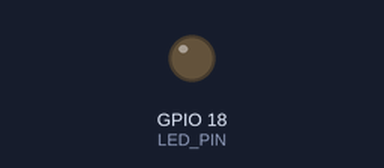
This program was run on a simulated Raspberry Pi (BCM pin numbers). On the bench: output pins drawn as LEDs (lit = HIGH). What the program prints to the terminal is not drawn.

Above: at 0.05 s.
At 2.8 s:
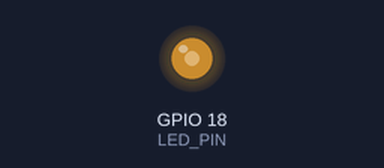
At 5.6 s:
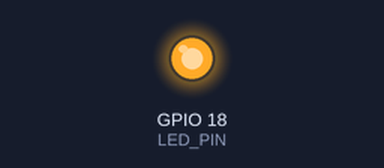
At 11.2 s:
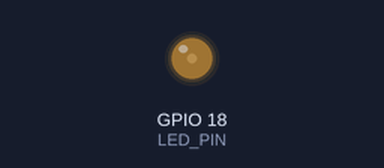
Timing chart, 0 to 17.2 s (numbered marks = the images above):
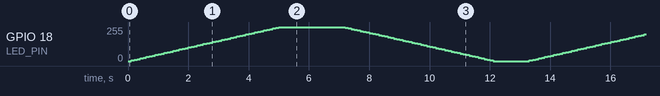

The program:

led_pwm_duty.py
```python
import RPi.GPIO as GPIO
import time
# GPIO 모드 설정
GPIO.setmode(GPIO.BCM)
# LED 핀 설정
LED_PIN = 18
GPIO.setup(LED_PIN, GPIO.OUT)
# PWM 인스턴스 생성
pwm = None
pwm = GPIO.PWM(LED_PIN, 10000)
pwm.start(0)  # 초기 듀티 사이클 0
try:
    while True:
        # 점점 밝아짐
        for dc in range(0, 101, 2):
            pwm.ChangeDutyCycle(dc)
            print("밝아 짐", dc)
            time.sleep(0.1)
        time.sleep(2)
        # 점점 어두워짐
        for dc in range(100, -1, -2):
            print("어두워 짐", dc)
            pwm.ChangeDutyCycle(dc)
            time.sleep(0.1)
        time.sleep(1)
except KeyboardInterrupt:
    # Ctrl+C 눌렀을 때 실행 종료
    pass
finally:
    if pwm is not None:
        try:
            pwm.stop()
        except:
            pass
        del pwm  # __del__ 호출 시 오류 방지
    GPIO.cleanup()
```
